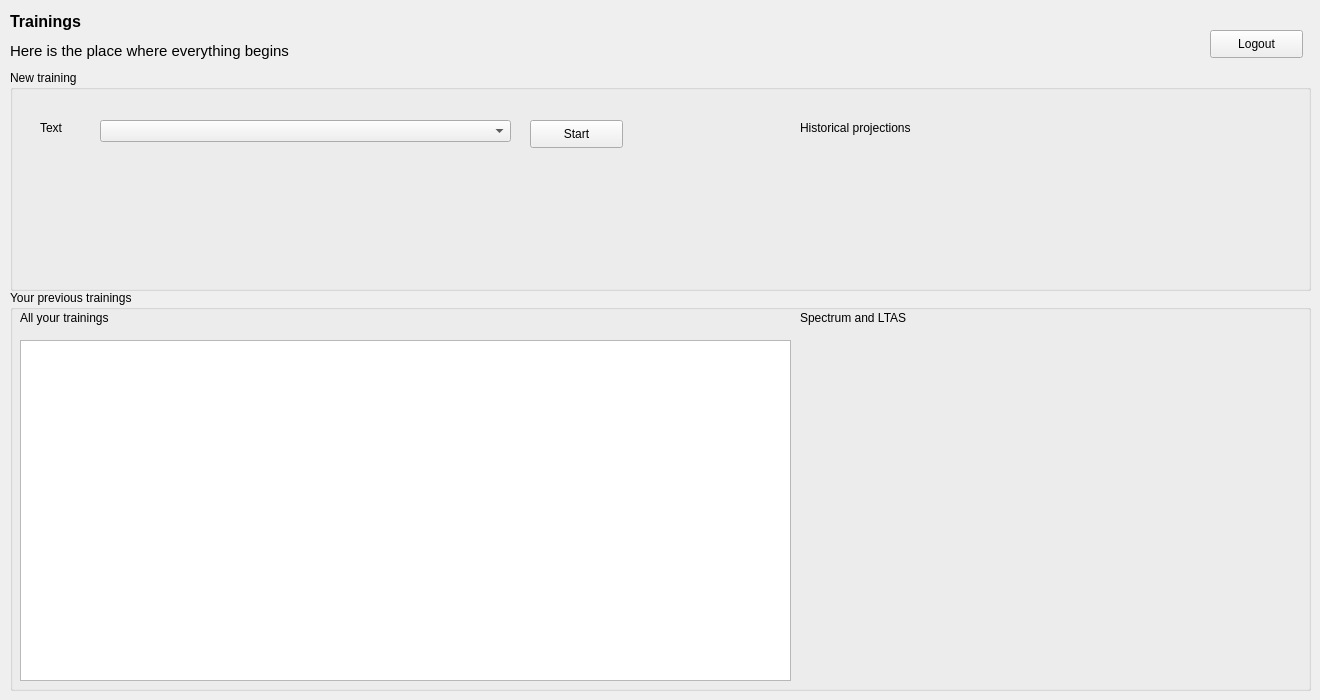
<?xml version="1.0" encoding="UTF-8"?>
<ui version="4.0">
 <class>training_window</class>
 <widget class="QMainWindow" name="training_window">
  <property name="geometry">
   <rect>
    <x>0</x>
    <y>0</y>
    <width>1320</width>
    <height>700</height>
   </rect>
  </property>
  <property name="windowTitle">
   <string>Trainings</string>
  </property>
  <widget class="QWidget" name="centralwidget">
   <widget class="QLabel" name="training_lbl_here">
    <property name="geometry">
     <rect>
      <x>10</x>
      <y>40</y>
      <width>351</width>
      <height>22</height>
     </rect>
    </property>
    <property name="font">
     <font>
      <family>Tahoma</family>
      <pointsize>11</pointsize>
     </font>
    </property>
    <property name="text">
     <string>Here is the place where everything begins</string>
    </property>
   </widget>
   <widget class="QLabel" name="training_lbl_trainings">
    <property name="geometry">
     <rect>
      <x>10</x>
      <y>10</y>
      <width>281</width>
      <height>22</height>
     </rect>
    </property>
    <property name="font">
     <font>
      <family>Tahoma</family>
      <pointsize>12</pointsize>
      <weight>75</weight>
      <bold>true</bold>
     </font>
    </property>
    <property name="text">
     <string>Trainings</string>
    </property>
   </widget>
   <widget class="QGroupBox" name="training_gb_new_training">
    <property name="geometry">
     <rect>
      <x>10</x>
      <y>70</y>
      <width>1301</width>
      <height>221</height>
     </rect>
    </property>
    <property name="title">
     <string>New training</string>
    </property>
    <widget class="QPushButton" name="training_btn_start">
     <property name="geometry">
      <rect>
       <x>520</x>
       <y>50</y>
       <width>93</width>
       <height>28</height>
      </rect>
     </property>
     <property name="text">
      <string>Start</string>
     </property>
    </widget>
    <widget class="QLabel" name="training_lbl_text">
     <property name="geometry">
      <rect>
       <x>30</x>
       <y>50</y>
       <width>61</width>
       <height>16</height>
      </rect>
     </property>
     <property name="text">
      <string>Text</string>
     </property>
    </widget>
    <widget class="QComboBox" name="training_cmb_readings">
     <property name="geometry">
      <rect>
       <x>90</x>
       <y>50</y>
       <width>411</width>
       <height>22</height>
      </rect>
     </property>
     <property name="toolTip">
      <string>Users previously logged into the system</string>
     </property>
     <property name="insertPolicy">
      <enum>QComboBox::InsertAlphabetically</enum>
     </property>
    </widget>
    <widget class="QWidget" name="horizontalLayoutWidget_2">
     <property name="geometry">
      <rect>
       <x>790</x>
       <y>80</y>
       <width>501</width>
       <height>131</height>
      </rect>
     </property>
     <layout class="QHBoxLayout" name="historics_plot_layout"/>
    </widget>
    <widget class="QLabel" name="label">
     <property name="geometry">
      <rect>
       <x>790</x>
       <y>50</y>
       <width>131</width>
       <height>16</height>
      </rect>
     </property>
     <property name="text">
      <string>Historical projections</string>
     </property>
    </widget>
   </widget>
   <widget class="QGroupBox" name="training_gb_previous_training">
    <property name="geometry">
     <rect>
      <x>10</x>
      <y>290</y>
      <width>1301</width>
      <height>401</height>
     </rect>
    </property>
    <property name="title">
     <string>Your previous trainings</string>
    </property>
    <widget class="QWidget" name="horizontalLayoutWidget">
     <property name="geometry">
      <rect>
       <x>10</x>
       <y>50</y>
       <width>771</width>
       <height>341</height>
      </rect>
     </property>
     <layout class="QHBoxLayout" name="trainings_layout">
      <property name="sizeConstraint">
       <enum>QLayout::SetDefaultConstraint</enum>
      </property>
      <item>
       <widget class="QTableView" name="training_tbl_previous_trainings"/>
      </item>
     </layout>
    </widget>
    <widget class="QWidget" name="verticalLayoutWidget">
     <property name="geometry">
      <rect>
       <x>790</x>
       <y>50</y>
       <width>501</width>
       <height>341</height>
      </rect>
     </property>
     <layout class="QVBoxLayout" name="plot_layout"/>
    </widget>
    <widget class="QLabel" name="label_2">
     <property name="geometry">
      <rect>
       <x>790</x>
       <y>20</y>
       <width>131</width>
       <height>16</height>
      </rect>
     </property>
     <property name="text">
      <string>Spectrum and LTAS</string>
     </property>
    </widget>
    <widget class="QLabel" name="label_3">
     <property name="geometry">
      <rect>
       <x>10</x>
       <y>20</y>
       <width>131</width>
       <height>16</height>
      </rect>
     </property>
     <property name="text">
      <string>All your trainings</string>
     </property>
    </widget>
   </widget>
   <widget class="QPushButton" name="training_btn_logout">
    <property name="geometry">
     <rect>
      <x>1210</x>
      <y>30</y>
      <width>93</width>
      <height>28</height>
     </rect>
    </property>
    <property name="text">
     <string>Logout</string>
    </property>
   </widget>
  </widget>
 </widget>
 <resources/>
 <connections/>
</ui>
